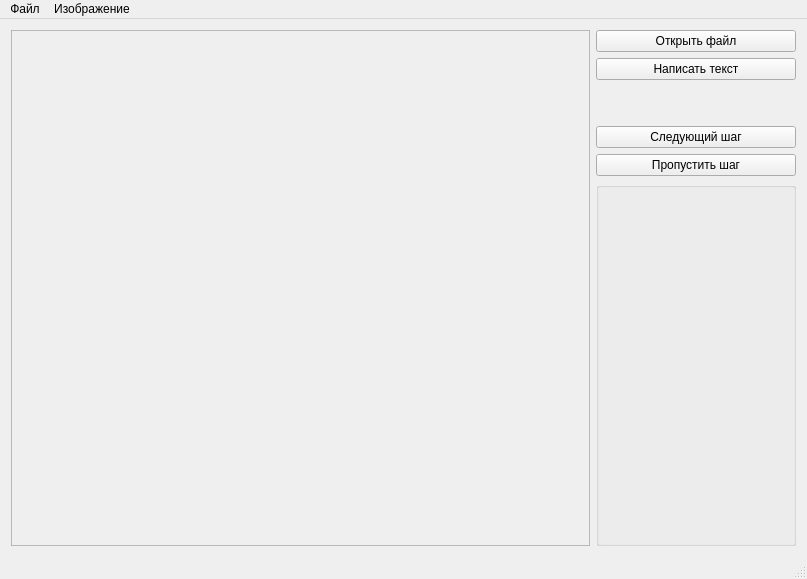
<?xml version="1.0" encoding="UTF-8"?>
<ui version="4.0">
 <class>MainWindow</class>
 <widget class="QMainWindow" name="MainWindow">
  <property name="geometry">
   <rect>
    <x>0</x>
    <y>0</y>
    <width>807</width>
    <height>579</height>
   </rect>
  </property>
  <property name="sizePolicy">
   <sizepolicy hsizetype="Preferred" vsizetype="Preferred">
    <horstretch>0</horstretch>
    <verstretch>0</verstretch>
   </sizepolicy>
  </property>
  <property name="acceptDrops">
   <bool>false</bool>
  </property>
  <property name="windowTitle">
   <string>MainWindow</string>
  </property>
  <widget class="QWidget" name="centralWidget">
   <layout class="QHBoxLayout" name="horizontalLayout">
    <item>
     <widget class="QScrollArea" name="scrollArea">
      <property name="minimumSize">
       <size>
        <width>506</width>
        <height>506</height>
       </size>
      </property>
      <property name="widgetResizable">
       <bool>true</bool>
      </property>
      <widget class="QWidget" name="scrollAreaWidgetContents">
       <property name="geometry">
        <rect>
         <x>0</x>
         <y>0</y>
         <width>579</width>
         <height>515</height>
        </rect>
       </property>
       <layout class="QHBoxLayout" name="horizontalLayout_2">
        <item>
         <widget class="ScaledPixmap" name="Image_widget" native="true">
          <property name="minimumSize">
           <size>
            <width>476</width>
            <height>476</height>
           </size>
          </property>
          <property name="sizeIncrement">
           <size>
            <width>0</width>
            <height>0</height>
           </size>
          </property>
         </widget>
        </item>
       </layout>
      </widget>
     </widget>
    </item>
    <item>
     <layout class="QVBoxLayout" name="verticalLayout">
      <item>
       <widget class="QPushButton" name="Open">
        <property name="minimumSize">
         <size>
          <width>200</width>
          <height>0</height>
         </size>
        </property>
        <property name="maximumSize">
         <size>
          <width>200</width>
          <height>16777215</height>
         </size>
        </property>
        <property name="text">
         <string>Открыть файл</string>
        </property>
       </widget>
      </item>
      <item>
       <widget class="QPushButton" name="Write">
        <property name="minimumSize">
         <size>
          <width>200</width>
          <height>0</height>
         </size>
        </property>
        <property name="maximumSize">
         <size>
          <width>200</width>
          <height>16777215</height>
         </size>
        </property>
        <property name="text">
         <string>Написать текст</string>
        </property>
       </widget>
      </item>
      <item>
       <spacer name="verticalSpacer">
        <property name="orientation">
         <enum>Qt::Vertical</enum>
        </property>
        <property name="sizeType">
         <enum>QSizePolicy::Fixed</enum>
        </property>
        <property name="sizeHint" stdset="0">
         <size>
          <width>20</width>
          <height>40</height>
         </size>
        </property>
       </spacer>
      </item>
      <item>
       <widget class="QPushButton" name="Next_turn">
        <property name="text">
         <string>Следующий шаг</string>
        </property>
       </widget>
      </item>
      <item>
       <widget class="QPushButton" name="Turn_over">
        <property name="text">
         <string>Пропустить шаг</string>
        </property>
       </widget>
      </item>
      <item>
       <widget class="QGroupBox" name="groupBox">
        <property name="sizePolicy">
         <sizepolicy hsizetype="Preferred" vsizetype="Expanding">
          <horstretch>0</horstretch>
          <verstretch>0</verstretch>
         </sizepolicy>
        </property>
        <property name="minimumSize">
         <size>
          <width>200</width>
          <height>350</height>
         </size>
        </property>
        <property name="maximumSize">
         <size>
          <width>200</width>
          <height>5000</height>
         </size>
        </property>
        <property name="title">
         <string/>
        </property>
        <layout class="QGridLayout" name="gridLayout">
         <item row="0" column="0">
          <widget class="QLabel" name="explanation">
           <property name="minimumSize">
            <size>
             <width>0</width>
             <height>0</height>
            </size>
           </property>
           <property name="text">
            <string/>
           </property>
          </widget>
         </item>
        </layout>
       </widget>
      </item>
     </layout>
    </item>
   </layout>
  </widget>
  <widget class="QMenuBar" name="menuBar">
   <property name="geometry">
    <rect>
     <x>0</x>
     <y>0</y>
     <width>807</width>
     <height>22</height>
    </rect>
   </property>
   <widget class="QMenu" name="menu">
    <property name="title">
     <string>Файл</string>
    </property>
    <addaction name="Open_button"/>
    <addaction name="Write_button"/>
    <addaction name="separator"/>
    <addaction name="Close_button"/>
   </widget>
   <widget class="QMenu" name="menu_3">
    <property name="title">
     <string>Изображение</string>
    </property>
    <addaction name="Fullsize_button"/>
    <addaction name="Beauty_button"/>
   </widget>
   <addaction name="menu"/>
   <addaction name="menu_3"/>
  </widget>
  <widget class="QStatusBar" name="statusBar"/>
  <action name="Open_button">
   <property name="icon">
    <iconset resource="images.qrc">
     <normaloff>:/img/Open_icon.png</normaloff>:/img/Open_icon.png</iconset>
   </property>
   <property name="text">
    <string>Открыть файл</string>
   </property>
  </action>
  <action name="Write_button">
   <property name="icon">
    <iconset resource="images.qrc">
     <normaloff>:/img/Write_icon.png</normaloff>:/img/Write_icon.png</iconset>
   </property>
   <property name="text">
    <string>Написать текст</string>
   </property>
  </action>
  <action name="Close_button">
   <property name="checkable">
    <bool>true</bool>
   </property>
   <property name="icon">
    <iconset resource="images.qrc">
     <normaloff>:/img/Exit_icon.png</normaloff>:/img/Exit_icon.png</iconset>
   </property>
   <property name="text">
    <string>Закрыть приложение</string>
   </property>
  </action>
  <action name="Beauty_button">
   <property name="checkable">
    <bool>false</bool>
   </property>
   <property name="checked">
    <bool>false</bool>
   </property>
   <property name="text">
    <string>Выравнивание изображения</string>
   </property>
  </action>
  <action name="Fullsize_button">
   <property name="checkable">
    <bool>true</bool>
   </property>
   <property name="text">
    <string>Оригинальный размер</string>
   </property>
  </action>
 </widget>
 <layoutdefault spacing="6" margin="11"/>
 <customwidgets>
  <customwidget>
   <class>ScaledPixmap</class>
   <extends>QWidget</extends>
   <header>scaledpixmap.h</header>
   <container>1</container>
  </customwidget>
 </customwidgets>
 <resources>
  <include location="images.qrc"/>
 </resources>
 <connections/>
</ui>
